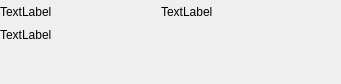
<?xml version="1.0" encoding="UTF-8"?>
<ui version="4.0">
 <class>EventDayWidget</class>
 <widget class="QWidget" name="EventDayWidget">
  <property name="geometry">
   <rect>
    <x>0</x>
    <y>0</y>
    <width>341</width>
    <height>84</height>
   </rect>
  </property>
  <property name="windowTitle">
   <string>Form</string>
  </property>
  <layout class="QVBoxLayout" name="verticalLayout">
   <property name="leftMargin">
    <number>0</number>
   </property>
   <property name="topMargin">
    <number>2</number>
   </property>
   <property name="rightMargin">
    <number>0</number>
   </property>
   <property name="bottomMargin">
    <number>3</number>
   </property>
   <item>
    <layout class="QHBoxLayout" name="horizontalLayout">
     <item>
      <widget class="QLabel" name="content">
       <property name="text">
        <string>TextLabel</string>
       </property>
      </widget>
     </item>
     <item>
      <spacer name="horizontalSpacer">
       <property name="orientation">
        <enum>Qt::Orientation::Horizontal</enum>
       </property>
       <property name="sizeHint" stdset="0">
        <size>
         <width>0</width>
         <height>0</height>
        </size>
       </property>
      </spacer>
     </item>
     <item>
      <widget class="QLabel" name="timeAlt">
       <property name="text">
        <string>TextLabel</string>
       </property>
      </widget>
     </item>
     <item>
      <spacer name="horizontalSpacer_2">
       <property name="orientation">
        <enum>Qt::Orientation::Horizontal</enum>
       </property>
       <property name="sizeHint" stdset="0">
        <size>
         <width>0</width>
         <height>0</height>
        </size>
       </property>
      </spacer>
     </item>
     <item>
      <widget class="QLabel" name="reccurentIcon">
       <property name="minimumSize">
        <size>
         <width>20</width>
         <height>20</height>
        </size>
       </property>
       <property name="maximumSize">
        <size>
         <width>20</width>
         <height>20</height>
        </size>
       </property>
       <property name="text">
        <string/>
       </property>
       <property name="pixmap">
        <pixmap resource="../resources/resources.qrc">:/recharger.png</pixmap>
       </property>
      </widget>
     </item>
    </layout>
   </item>
   <item>
    <widget class="QLabel" name="time">
     <property name="text">
      <string>TextLabel</string>
     </property>
    </widget>
   </item>
   <item>
    <spacer name="verticalSpacer">
     <property name="orientation">
      <enum>Qt::Orientation::Vertical</enum>
     </property>
     <property name="sizeHint" stdset="0">
      <size>
       <width>0</width>
       <height>0</height>
      </size>
     </property>
    </spacer>
   </item>
  </layout>
 </widget>
 <resources>
  <include location="../resources/resources.qrc"/>
 </resources>
 <connections/>
</ui>
